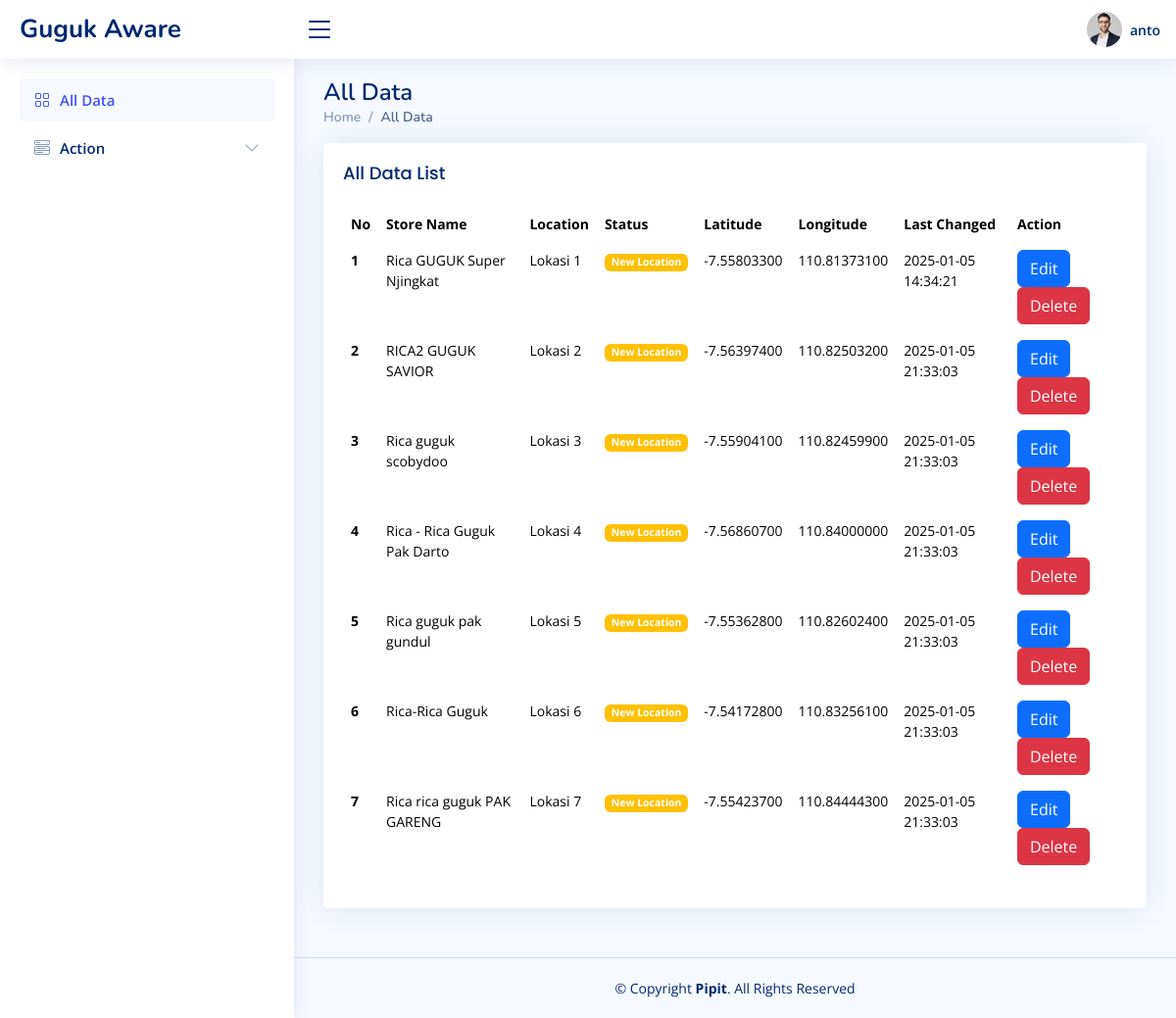
/home/all-data.php (signed in), run on the app's committed database.
### tables this page shows
CREATE TABLE IF NOT EXISTS `location` (
  `Id` int NOT NULL,
  `store_name` varchar(255) NOT NULL,
  `location` varchar(255) NOT NULL,
  `status` varchar(255) NOT NULL,
  `latitude` decimal(10,8) NOT NULL,
  `longitude` decimal(11,8) NOT NULL,
  `last_changed` datetime NOT NULL,
  PRIMARY KEY (`Id`)
);

### home/all-data.php (the view, shortened to what this page needs)
<?php
include '../login/config.php';
$sql = "SELECT * FROM location";
$stmt = $pdo->query($sql);
$result= $stmt->fetchAll(PDO::FETCH_ASSOC);
?>
<!DOCTYPE html>
<html lang="en">
<head>
  <link href="../assets/vendor/bootstrap/css/bootstrap.min.css" rel="stylesheet">
  <link href="../assets/vendor/bootstrap-icons/bootstrap-icons.css" rel="stylesheet">
  <link href="../assets/vendor/boxicons/css/boxicons.min.css" rel="stylesheet">
  <link href="../assets/vendor/quill/quill.snow.css" rel="stylesheet">
  <link href="../assets/vendor/quill/quill.bubble.css" rel="stylesheet">
  <link href="../assets/vendor/remixicon/remixicon.css" rel="stylesheet">
  <link href="../assets/vendor/simple-datatables/style.css" rel="stylesheet">
  <link href="../assets/css/style.css" rel="stylesheet">
</head>
<body>
  <header id="header" class="header fixed-top d-flex align-items-center">
    <div class="d-flex align-items-center justify-content-between">
      <a href="index.html" class="logo d-flex align-items-center">
        <span class="d-none d-lg-block">Guguk Aware</span>
      </a>
      <i class="bi bi-list toggle-sidebar-btn"></i>
    </div>
    <nav class="header-nav ms-auto">
      <ul class="d-flex align-items-center">
        <li class="nav-item dropdown pe-3">
          <a class="nav-link nav-profile d-flex align-items-center pe-0" href="#" data-bs-toggle="dropdown">
            <img src="../assets/img/profile-img.jpg" alt="Profile" class="rounded-circle">
            <span class="d-none d-md-block ps-2">
                <?php echo htmlspecialchars($_SESSION['firstname']); ?>
            </span>
          </a>
        </li>
      </ul>
    </nav>
  </header>
  <aside id="sidebar" class="sidebar">
    <ul class="sidebar-nav" id="sidebar-nav">
      <li class="nav-item">
        <a class="nav-link " href="dashboard.php">
          <i class="bi bi-grid"></i>
          <span>All Data</span>
        </a>
      </li>
      <li class="nav-item">
        <a class="nav-link collapsed" data-bs-target="#components-nav" data-bs-toggle="collapse" href="#">
          <i class="bi bi-menu-button-wide"></i><span>Action</span><i class="bi bi-chevron-down ms-auto"></i>
        </a>
      </li>
    </ul>
  </aside>
  <main id="main" class="main">
    <div class="pagetitle">
      <h1>All Data</h1>
      <nav>
        <ol class="breadcrumb">
          <li class="breadcrumb-item"><a href="all-data.html">Home</a></li>
          <li class="breadcrumb-item active">All Data</li>
        </ol>
      </nav>
    </div>
    <section class="section dashboard">
    <div class="col-12">
              <div class="card recent-sales overflow-auto">
                <div class="card-body">
                  <h5 class="card-title">All Data List</h5>
                  <table class="table table-borderless datatable">
                    <thead>
                      <tr>
                        <th scope="col">No</th>
                        <th scope="col">Store Name</th>
                        <th scope="col">Location</th>
                        <th scope="col">Status</th>
                        <th scope="col">Latitude</th>
                        <th scope="col">Longitude</th>
                        <th scope="col">Last Changed</th>
                        <th scope="col">Action</th>
                      </tr>
                    </thead>
                    <tbody>
                        <?php if (!empty($result)) : ?>
                        <?php foreach ($result as $index => $row) : ?>
                            <tr onclick="window.location.href='../home/detail.php?Id=<?php echo $row['Id']; ?>'" style="cursor: pointer;">
                                <th><?php echo $index + 1; ?></th>
                                <td><?php echo htmlspecialchars($row['store_name']); ?></td>
                                <td><?php echo htmlspecialchars($row['location']); ?></td>
                                <td>
                                    <?php if ($row['status'] == 'Opened') : ?>
                                    <span class='badge bg-success'>Opened</span>
                                    <?php elseif ($row['status'] == 'Closed') : ?>
                                    <span class='badge bg-danger'>Closed</span>
                                    <?php else : ?>
                                    <span class='badge bg-warning'>New Location</span>
                                    <?php endif; ?>
                                </td>
                                <td><?php echo htmlspecialchars($row['latitude']); ?></td>
                                <td><?php echo htmlspecialchars($row['longitude']); ?></td>
                                <td><?php echo htmlspecialchars($row['last_changed']); ?></td>
                                <td>
                                    <div>
                                    <button type="button" class="btn btn-primary edit-btn" data-bs-toggle="modal" data-bs-target="#editModal"
                                        data-id="<?php echo $row['Id']; ?>"
                                        data-store-name="<?php echo $row['store_name']; ?>"
                                        data-location="<?php echo $row['location']; ?>"
                                        data-status="<?php echo $row['status']; ?>"
                                        data-latitude="<?php echo $row['latitude']; ?>"
                                        data-longitude="<?php echo $row['longitude']; ?>">
                                        Edit
                                    <button type="button" class="btn btn-danger delete-btn" data-bs-toggle="modal" data-bs-target="#deleteModal"
                                        data-id="<?php echo $row['Id']; ?>">
                                        Delete
                                    </button>
                                    </div>
                                </td>
                            </tr>
                        <?php endforeach; ?>
                        <?php else : ?>
                        <tr>
                            <td colspan="8">No data available</td>
                        </tr>
                        <?php endif; ?>
                    </tbody>
                  </table>
                </div>
              </div>
            </div>
    </section>
  </main>
  <footer id="footer" class="footer">
    <div class="copyright">
      &copy; Copyright <strong><span>Pipit</span></strong>. All Rights Reserved
    </div>
  </footer>
</body>
</html>

### assets/css/style.css (style rules this page uses)
:root { scroll-behavior: smooth; }
body { font-family: "Open Sans", sans-serif; background: #f6f9ff; color: #444444; }
a { color: #4154f1; text-decoration: none; }
h1, h2, h3, h4, h5, h6 { font-family: "Nunito", sans-serif; }
#main { margin-top: 60px; padding: 20px 30px; transition: all 0.3s; }
.pagetitle { margin-bottom: 10px; }
.pagetitle h1 { font-size: 24px; margin-bottom: 0; font-weight: 600; color: #012970; }
.card { margin-bottom: 30px; border: none; border-radius: 5px; box-shadow: 0px 0 30px rgba(1, 41, 112, 0.1); }
.card-title { padding: 20px 0 15px 0; font-size: 18px; font-weight: 500; color: #012970; font-family: "Poppins", sans-serif; }
.card-body { padding: 0 20px 20px 20px; }
.breadcrumb { font-size: 14px; font-family: "Nunito", sans-serif; color: #899bbd; font-weight: 600; }
.breadcrumb a { color: #899bbd; transition: 0.3s; }
.breadcrumb .breadcrumb-item::before { color: #899bbd; }
.breadcrumb .active { color: #51678f; font-weight: 600; }
.logo { line-height: 1; }
@media (min-width: 1200px) { .logo { width: 280px; } }
.logo span { font-size: 26px; font-weight: 700; color: #012970; font-family: "Nunito", sans-serif; }
.header { transition: all 0.5s; z-index: 997; height: 60px; box-shadow: 0px 2px 20px rgba(1, 41, 112, 0.1); background-color: #fff; padding-left: 20px; }
.header .toggle-sidebar-btn { font-size: 32px; padding-left: 10px; cursor: pointer; color: #012970; }
.header-nav ul { list-style: none; }
.header-nav>ul { margin: 0; padding: 0; }
.header-nav .nav-profile { color: #012970; }
.header-nav .nav-profile img { max-height: 36px; }
.header-nav .nav-profile span { font-size: 14px; font-weight: 600; }
.sidebar { position: fixed; top: 60px; left: 0; bottom: 0; width: 300px; z-index: 996; transition: all 0.3s; padding: 20px; overflow-y: auto; scrollbar-width: thin; scrollbar-color: #aab7cf transparent; box-shadow: 0px 0px 20px rgba(1, 41, 112, 0.1); background-color: #fff; }
@media (min-width: 1200px) { #main, #footer { margin-left: 300px; } }
.sidebar-nav { padding: 0; margin: 0; list-style: none; }
.sidebar-nav li { padding: 0; margin: 0; list-style: none; }
.sidebar-nav .nav-item { margin-bottom: 5px; }
.sidebar-nav .nav-link { display: flex; align-items: center; font-size: 15px; font-weight: 600; color: #4154f1; transition: 0.3; background: #f6f9ff; padding: 10px 15px; border-radius: 4px; }
.sidebar-nav .nav-link i { font-size: 16px; margin-right: 10px; color: #4154f1; }
.sidebar-nav .nav-link.collapsed { color: #012970; background: #fff; }
.sidebar-nav .nav-link.collapsed i { color: #899bbd; }
.sidebar-nav .nav-link .bi-chevron-down { margin-right: 0; transition: transform 0.2s ease-in-out; }
.dashboard .recent-sales { font-size: 14px; }
.dashboard .recent-sales .table thead { background: #f6f6fe; }
.dashboard .recent-sales .table thead th { border: 0; }
.footer { padding: 20px 0; font-size: 14px; transition: all 0.3s; border-top: 1px solid #cddfff; }
.footer .copyright { text-align: center; color: #012970; }

### home/all-data.php (style rules this page uses)
body { margin: 0; padding: 0; }

### data on the page
location: store_name "Rica GUGUK Super Njingkat", location "Lokasi 1", status "New Location", latitude "-7.55803300", longitude "110.81373100", last_changed "2025-01-05 14:34:21"
location: store_name "RICA2 GUGUK SAVIOR", location "Lokasi 2", status "New Location", latitude "-7.56397400", longitude "110.82503200", last_changed "2025-01-05 21:33:03"
location: store_name "Rica guguk scobydoo", location "Lokasi 3", status "New Location", latitude "-7.55904100", longitude "110.82459900", last_changed "2025-01-05 21:33:03"
location: store_name "Rica - Rica Guguk Pak Darto", location "Lokasi 4", status "New Location", latitude "-7.56860700", longitude "110.84000000", last_changed "2025-01-05 21:33:03"
location: store_name "Rica guguk pak gundul", location "Lokasi 5", status "New Location", latitude "-7.55362800", longitude "110.82602400", last_changed "2025-01-05 21:33:03"
location: store_name "Rica-Rica Guguk", location "Lokasi 6", status "New Location", latitude "-7.54172800", longitude "110.83256100", last_changed "2025-01-05 21:33:03"
location: store_name "Rica rica guguk PAK GARENG", location "Lokasi 7", status "New Location", latitude "-7.55423700", longitude "110.84444300", last_changed "2025-01-05 21:33:03"

### other printed values
$_SESSION['firstname'] "anto"
